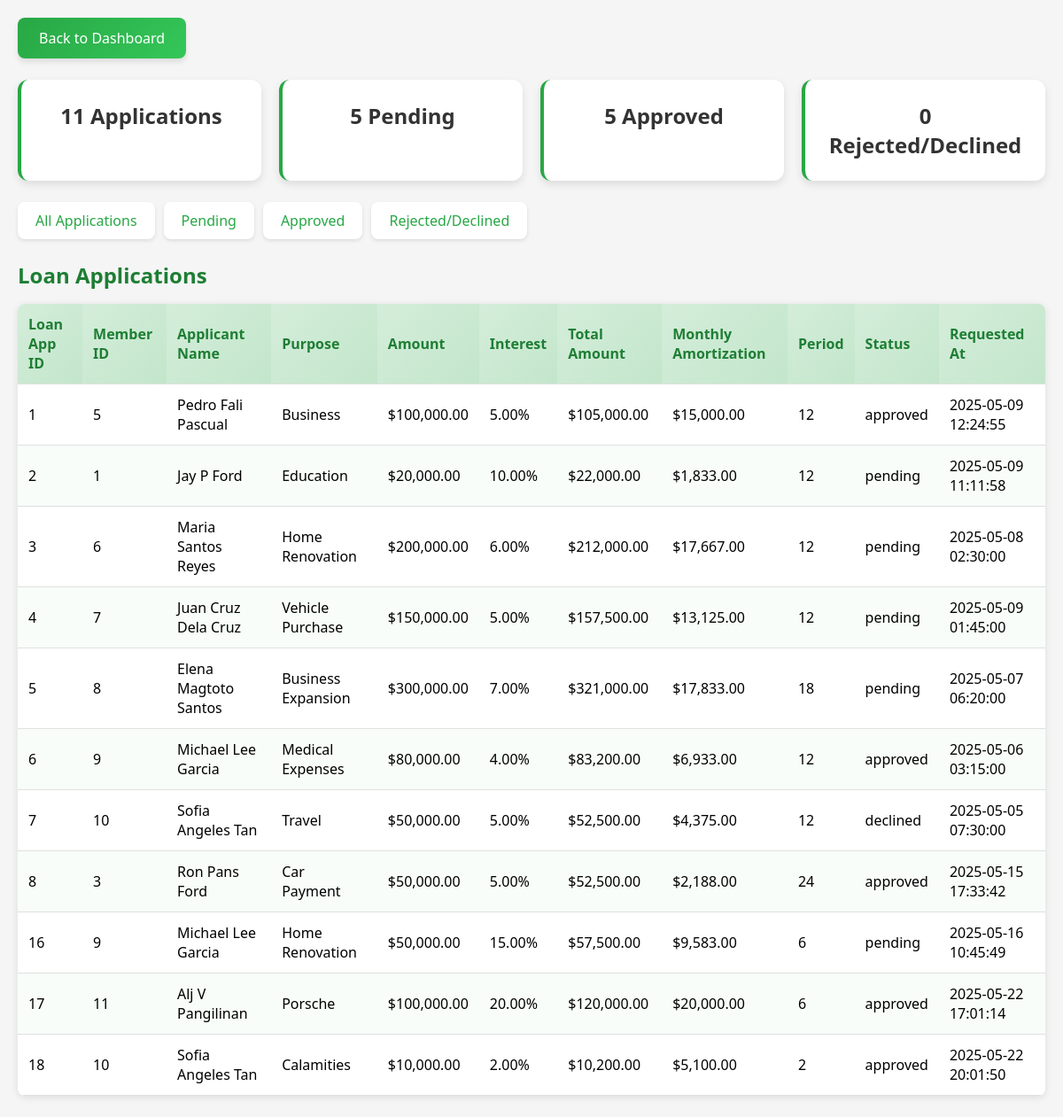
The page /service_applicants.php on the database its author committed.
### tables this page shows
CREATE TABLE `loan_application` (
  `Loan_AppID` int(11) NOT NULL AUTO_INCREMENT,
  `MemberID` int(11) NOT NULL,
  `Firstname` varchar(255) NOT NULL,
  `Middlename` varchar(255) NOT NULL,
  `Lastname` varchar(255) NOT NULL,
  `Purpose` varchar(255) NOT NULL,
  `Amount` decimal(10,0) NOT NULL,
  `Interest` decimal(10,0) NOT NULL,
  `Total_Amount` decimal(10,0) NOT NULL,
  `Monthly_Amortization` decimal(10,0) NOT NULL,
  `Period` int(255) NOT NULL,
  `Status` varchar(255) NOT NULL,
  `Requested_at` timestamp NOT NULL DEFAULT current_timestamp() ON UPDATE current_timestamp(),
  `reference_number` int(11) NOT NULL,
  PRIMARY KEY (`Loan_AppID`),
  KEY `MemberID` (`MemberID`),
  CONSTRAINT `MemberID` FOREIGN KEY (`MemberID`) REFERENCES `member` (`MemberID`)
);

### service_applicants.php (the view, shortened to what this page needs)
<?php
require_once 'connect_db.php';
try {
    $result = $con->query("SELECT COUNT(*) FROM loan_application");
    $total_applications = $result->fetch_row()[0];
    $result = $con->query("SELECT COUNT(*) FROM loan_application WHERE status = 'Pending'");
    $pending_applications = $result->fetch_row()[0];
    $result = $con->query("SELECT COUNT(*) FROM loan_application WHERE status = 'Approved'");
    $approved_applications = $result->fetch_row()[0];
    $result = $con->query("SELECT COUNT(*) FROM loan_application WHERE status = 'Rejected'");
    $rejected_applications = $result->fetch_row()[0];
    $query = "SELECT Loan_AppID, MemberID, Firstname, Middlename, Lastname, Purpose, Amount, Interest, Total_Amount, Monthly_Amortization, Period, Status, Requested_At FROM loan_application";
    $stmt = $con->prepare($query);
    $stmt->execute();
    $result = $stmt->get_result();
    $applications = $result->fetch_all(MYSQLI_ASSOC);
} catch (Exception $e) {
    echo "Error: " . $e->getMessage();
    $applications = [];
}
?>
<!DOCTYPE html>
<html lang="en">
<head>
</head>
<body>
    <div class="container">
        <a href="Admin.php" class="back-button">Back to Dashboard</a>
        <div class="summary">
            <div class="summary-card">
                <p><?php echo $total_applications; ?> Applications</p>
            </div>
            <div class="summary-card">
                <p><?php echo $pending_applications; ?> Pending</p>
            </div>
            <div class="summary-card">
                <p><?php echo $approved_applications; ?> Approved</p>
            </div>
            <div class="summary-card">
                <p><?php echo $rejected_applications; ?> Rejected/Declined</p>
            </div>
        </div>
        <div class="tabs">
            <a href="?filter=all">All Applications</a>
            <a href="?filter=pending">Pending</a>
            <a href="?filter=approved">Approved</a>
            <a href="?filter=rejected">Rejected/Declined</a>
        </div>
        <h2>Loan Applications</h2>
        <table>
            <thead>
                <tr>
                    <th>Loan App ID</th>
                    <th>Member ID</th>
                    <th>Applicant Name</th>
                    <th>Purpose</th>
                    <th>Amount</th>
                    <th>Interest</th>
                    <th>Total Amount</th>
                    <th>Monthly Amortization</th>
                    <th>Period</th>
                    <th>Status</th>
                    <th>Requested At</th>
                </tr>
            </thead>
            <tbody>
                <?php if (empty($applications)): ?>
                    <tr>
                        <td colspan="12">No applications found.</td>
                    </tr>
                <?php else: ?>
                    <?php foreach ($applications as $app): ?>
                        <tr>
                            <td><?php echo htmlspecialchars($app['Loan_AppID']); ?></td>
                            <td><?php echo htmlspecialchars($app['MemberID']); ?></td>
                            <td><?php echo htmlspecialchars(trim($app['Firstname'] . ' ' . ($app['Middlename'] ? $app['Middlename'] . ' ' : '') . $app['Lastname'])); ?></td>
                            <td><?php echo htmlspecialchars($app['Purpose']); ?></td>
                            <td>$<?php echo number_format($app['Amount'], 2); ?></td>
                            <td><?php echo number_format($app['Interest'], 2); ?>%</td>
                            <td>$<?php echo number_format($app['Total_Amount'], 2); ?></td>
                            <td>$<?php echo number_format($app['Monthly_Amortization'], 2); ?></td>
                            <td><?php echo htmlspecialchars($app['Period']); ?></td>
                            <td><?php echo htmlspecialchars($app['Status']); ?></td>
                            <td><?php echo htmlspecialchars($app['Requested_At']); ?></td>
                        </tr>
                    <?php endforeach; ?>
                <?php endif; ?>
            </tbody>
        </table>
    </div>
</body>
</html>

### service_applicants.php (style rules this page uses)
body { font-family: 'Segoe UI', Arial, sans-serif; margin: 20px; background-color: #f5f5f5; }
.container { max-width: 1400px; margin: 0 auto; }
.back-button { display: inline-block; padding: 12px 24px; background: linear-gradient(135deg, #28a745, #34c759); color: white; text-decoration: none; border-radius: 8px; margin-bottom: 24px; font-weight: 500; box-shadow: 0 4px 6px rgba(0, 0, 0, 0.1); transition: transform 0.2s ease, box-shadow 0.2s ease; }
.summary { display: grid; grid-template-columns: repeat(auto-fit, minmax(200px, 1fr)); gap: 20px; margin-bottom: 24px; }
.summary-card { background: white; padding: 24px; border-radius: 12px; text-align: center; box-shadow: 0 4px 10px rgba(0, 0, 0, 0.1); transition: transform 0.2s ease, box-shadow 0.2s ease; border-left: 4px solid #28a745; }
.summary-card p { margin: 0; font-size: 1.5rem; font-weight: 600; color: #333; }
.tabs { margin-bottom: 24px; display: flex; flex-wrap: wrap; gap: 10px; }
.tabs a { padding: 10px 20px; text-decoration: none; color: #28a745; background-color: white; border-radius: 8px; font-weight: 500; box-shadow: 0 2px 4px rgba(0, 0, 0, 0.1); transition: background-color 0.2s ease, color 0.2s ease, transform 0.2s ease; }
table { width: 100%; border-collapse: collapse; margin-bottom: 24px; background: white; border-radius: 8px; overflow: hidden; box-shadow: 0 2px 8px rgba(0, 0, 0, 0.1); }
th, td { padding: 12px; text-align: left; border-bottom: 1px solid #e0e0e0; }
th { background: linear-gradient(135deg, #d4edda, #c3e6cb); color: #1e7e34; font-weight: 600; }
tr:nth-child(even) { background-color: #f8fdf9; }
h2 { color: #1e7e34; font-weight: 600; margin-bottom: 16px; }

### rows shown on the page
loan_application: Loan_AppID "1", MemberID "5", Firstname+Middlename+Lastname "Pedro Fali Pascual", Purpose "Business", Amount "100,000.00", Interest "5.00", Total_Amount "105,000.00", Monthly_Amortization "15,000.00", Period "12", Status "approved", Requested_at "2025-05-09 12:24:55"
loan_application: Loan_AppID "2", MemberID "1", Firstname+Middlename+Lastname "Jay P Ford", Purpose "Education", Amount "20,000.00", Interest "10.00", Total_Amount "22,000.00", Monthly_Amortization "1,833.00", Period "12", Status "pending", Requested_at "2025-05-09 11:11:58"
loan_application: Loan_AppID "3", MemberID "6", Firstname+Middlename+Lastname "Maria Santos Reyes", Purpose "Home Renovation", Amount "200,000.00", Interest "6.00", Total_Amount "212,000.00", Monthly_Amortization "17,667.00", Period "12", Status "pending", Requested_at "2025-05-08 02:30:00"
loan_application: Loan_AppID "4", MemberID "7", Firstname+Middlename+Lastname "Juan Cruz Dela Cruz", Purpose "Vehicle Purchase", Amount "150,000.00", Interest "5.00", Total_Amount "157,500.00", Monthly_Amortization "13,125.00", Period "12", Status "pending", Requested_at "2025-05-09 01:45:00"
loan_application: Loan_AppID "5", MemberID "8", Firstname+Middlename+Lastname "Elena Magtoto Santos", Purpose "Business Expansion", Amount "300,000.00", Interest "7.00", Total_Amount "321,000.00", Monthly_Amortization "17,833.00", Period "18", Status "pending", Requested_at "2025-05-07 06:20:00"
loan_application: Loan_AppID "6", MemberID "9", Firstname+Middlename+Lastname "Michael Lee Garcia", Purpose "Medical Expenses", Amount "80,000.00", Interest "4.00", Total_Amount "83,200.00", Monthly_Amortization "6,933.00", Period "12", Status "approved", Requested_at "2025-05-06 03:15:00"
loan_application: Loan_AppID "7", MemberID "10", Firstname+Middlename+Lastname "Sofia Angeles Tan", Purpose "Travel", Amount "50,000.00", Interest "5.00", Total_Amount "52,500.00", Monthly_Amortization "4,375.00", Period "12", Status "declined", Requested_at "2025-05-05 07:30:00"
loan_application: Loan_AppID "8", MemberID "3", Firstname+Middlename+Lastname "Ron Pans Ford", Purpose "Car Payment", Amount "50,000.00", Interest "5.00", Total_Amount "52,500.00", Monthly_Amortization "2,188.00", Period "24", Status "approved", Requested_at "2025-05-15 17:33:42"
loan_application: Loan_AppID "16", MemberID "9", Firstname+Middlename+Lastname "Michael Lee Garcia", Purpose "Home Renovation", Amount "50,000.00", Interest "15.00", Total_Amount "57,500.00", Monthly_Amortization "9,583.00", Period "6", Status "pending", Requested_at "2025-05-16 10:45:49"
loan_application: Loan_AppID "17", MemberID "11", Firstname+Middlename+Lastname "Alj V Pangilinan", Purpose "Porsche", Amount "100,000.00", Interest "20.00", Total_Amount "120,000.00", Monthly_Amortization "20,000.00", Period "6", Status "approved", Requested_at "2025-05-22 17:01:14"
loan_application: Loan_AppID "18", MemberID "10", Firstname+Middlename+Lastname "Sofia Angeles Tan", Purpose "Calamities", Amount "10,000.00", Interest "2.00", Total_Amount "10,200.00", Monthly_Amortization "5,100.00", Period "2", Status "approved", Requested_at "2025-05-22 20:01:50"

### other values the page prints
$total_applications "11"
$pending_applications "5"
$approved_applications "5"
$rejected_applications "0"
